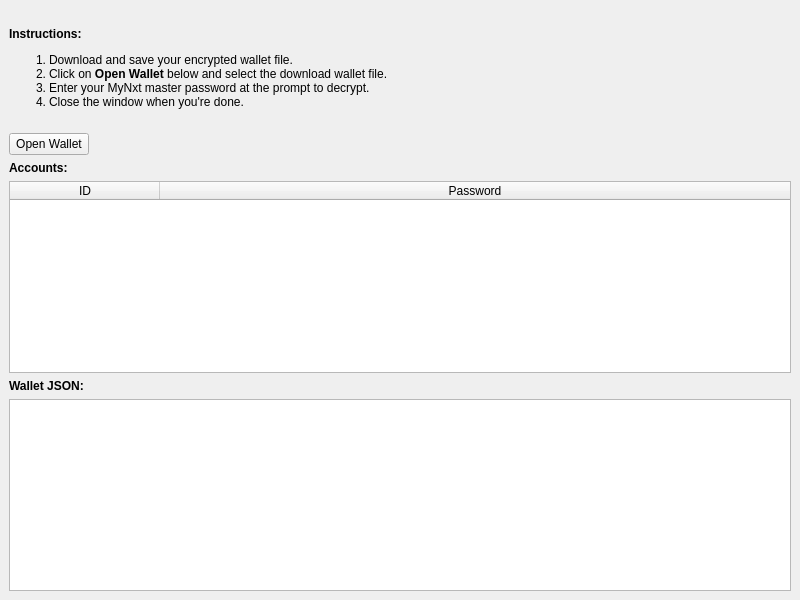
<?xml version="1.0" encoding="UTF-8"?>
<ui version="4.0">
 <class>MainWindow</class>
 <widget class="QMainWindow" name="MainWindow">
  <property name="geometry">
   <rect>
    <x>0</x>
    <y>0</y>
    <width>800</width>
    <height>600</height>
   </rect>
  </property>
  <property name="windowTitle">
   <string>myNXT.info Wallet Viewer</string>
  </property>
  <property name="windowIcon">
   <iconset resource="resources.qrc">
    <normaloff>:/images/myNXT.info-icon.png</normaloff>:/images/myNXT.info-icon.png</iconset>
  </property>
  <widget class="QWidget" name="centralwidget">
   <layout class="QVBoxLayout" name="verticalLayout_2">
    <item>
     <layout class="QHBoxLayout" name="horizontalLayout_2">
      <item>
       <widget class="QLabel" name="instructionsLabel">
        <property name="text">
         <string>&lt;html&gt;&lt;head/&gt;&lt;body&gt;&lt;p&gt;&lt;span style=&quot; font-weight:600;&quot;&gt;Instructions:&lt;/span&gt;&lt;/p&gt;&lt;ol&gt;&lt;li&gt;Download and save your encrypted wallet file. &lt;/li&gt;&lt;li&gt;Click on &lt;span style=&quot; font-weight:600;&quot;&gt;Open Wallet &lt;/span&gt;below and select the download wallet file. &lt;/li&gt;&lt;li&gt;Enter your MyNxt master password at the prompt to decrypt.&lt;/li&gt;&lt;li&gt;Close the window when you're done.&lt;/li&gt;&lt;/ol&gt;&lt;/body&gt;&lt;/html&gt;</string>
        </property>
       </widget>
      </item>
      <item>
       <layout class="QVBoxLayout" name="verticalLayout">
        <item>
         <widget class="QLabel" name="logoLabel">
          <property name="minimumSize">
           <size>
            <width>116</width>
            <height>38</height>
           </size>
          </property>
          <property name="maximumSize">
           <size>
            <width>116</width>
            <height>38</height>
           </size>
          </property>
          <property name="styleSheet">
           <string notr="true">background-image: url(:images/myNXT.info-logo.png);</string>
          </property>
          <property name="text">
           <string/>
          </property>
         </widget>
        </item>
        <item>
         <spacer name="verticalSpacer">
          <property name="orientation">
           <enum>Qt::Vertical</enum>
          </property>
          <property name="sizeHint" stdset="0">
           <size>
            <width>20</width>
            <height>40</height>
           </size>
          </property>
         </spacer>
        </item>
       </layout>
      </item>
     </layout>
    </item>
    <item>
     <layout class="QHBoxLayout" name="horizontalLayout" stretch="0,1">
      <item>
       <widget class="QPushButton" name="openWalletPushButton">
        <property name="text">
         <string>Open Wallet</string>
        </property>
       </widget>
      </item>
      <item>
       <widget class="QLabel" name="walletLabel">
        <property name="text">
         <string/>
        </property>
       </widget>
      </item>
     </layout>
    </item>
    <item>
     <widget class="QLabel" name="label_2">
      <property name="font">
       <font>
        <weight>75</weight>
        <bold>true</bold>
       </font>
      </property>
      <property name="text">
       <string>Accounts:</string>
      </property>
     </widget>
    </item>
    <item>
     <widget class="QTableWidget" name="accountsTableWidget">
      <property name="contextMenuPolicy">
       <enum>Qt::CustomContextMenu</enum>
      </property>
      <property name="editTriggers">
       <set>QAbstractItemView::NoEditTriggers</set>
      </property>
      <property name="selectionMode">
       <enum>QAbstractItemView::SingleSelection</enum>
      </property>
      <property name="sortingEnabled">
       <bool>true</bool>
      </property>
      <attribute name="horizontalHeaderDefaultSectionSize">
       <number>150</number>
      </attribute>
      <attribute name="horizontalHeaderStretchLastSection">
       <bool>true</bool>
      </attribute>
      <column>
       <property name="text">
        <string>ID</string>
       </property>
      </column>
      <column>
       <property name="text">
        <string>Password</string>
       </property>
      </column>
     </widget>
    </item>
    <item>
     <widget class="QLabel" name="label">
      <property name="font">
       <font>
        <weight>75</weight>
        <bold>true</bold>
       </font>
      </property>
      <property name="text">
       <string>Wallet JSON:</string>
      </property>
     </widget>
    </item>
    <item>
     <widget class="QPlainTextEdit" name="jsonPlainTextEdit">
      <property name="readOnly">
       <bool>true</bool>
      </property>
     </widget>
    </item>
   </layout>
  </widget>
  <action name="actionCopy">
   <property name="text">
    <string>Copy selected item</string>
   </property>
   <property name="toolTip">
    <string>Copy to selected item to clipboard.</string>
   </property>
  </action>
 </widget>
 <resources>
  <include location="resources.qrc"/>
 </resources>
 <connections/>
</ui>
